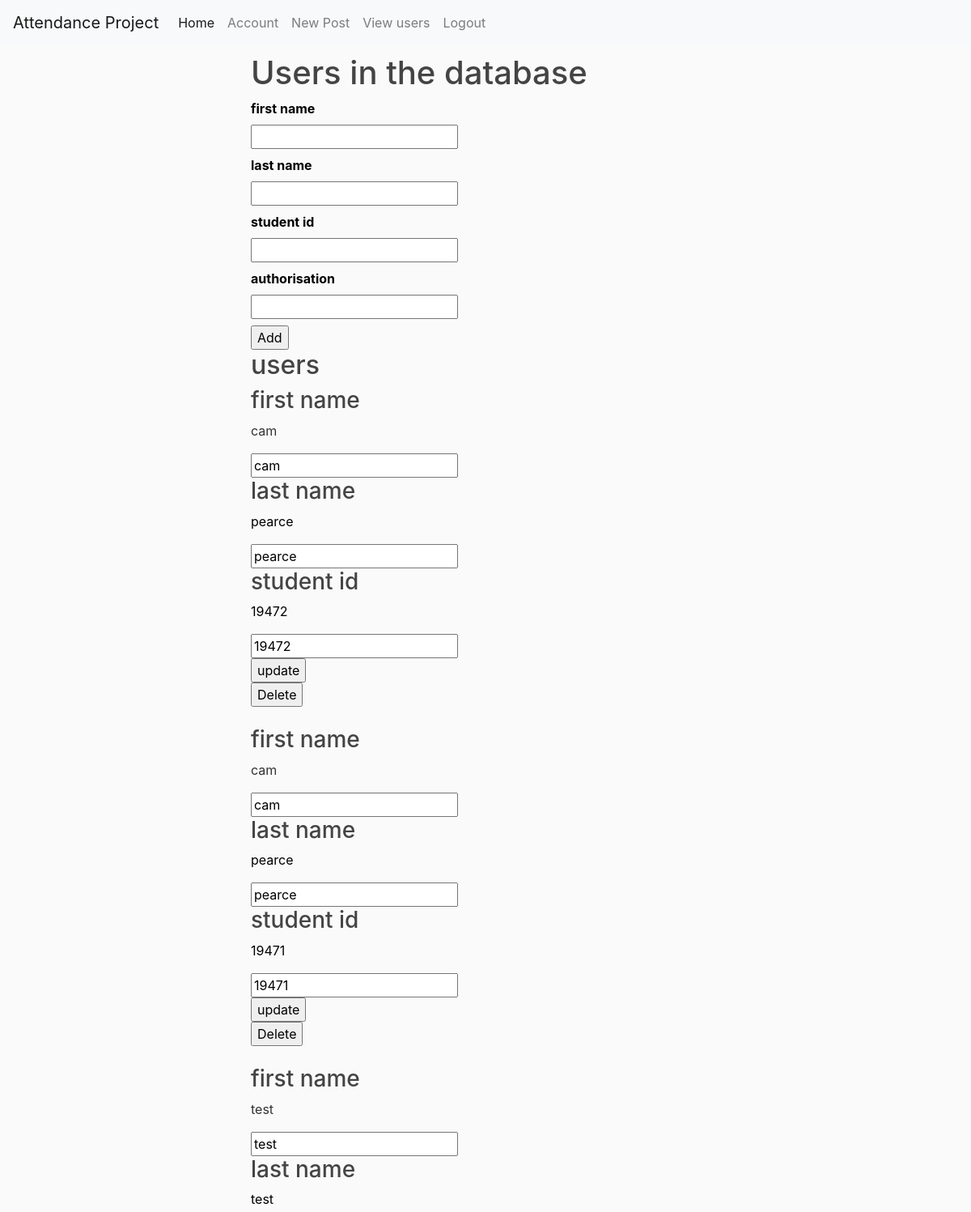
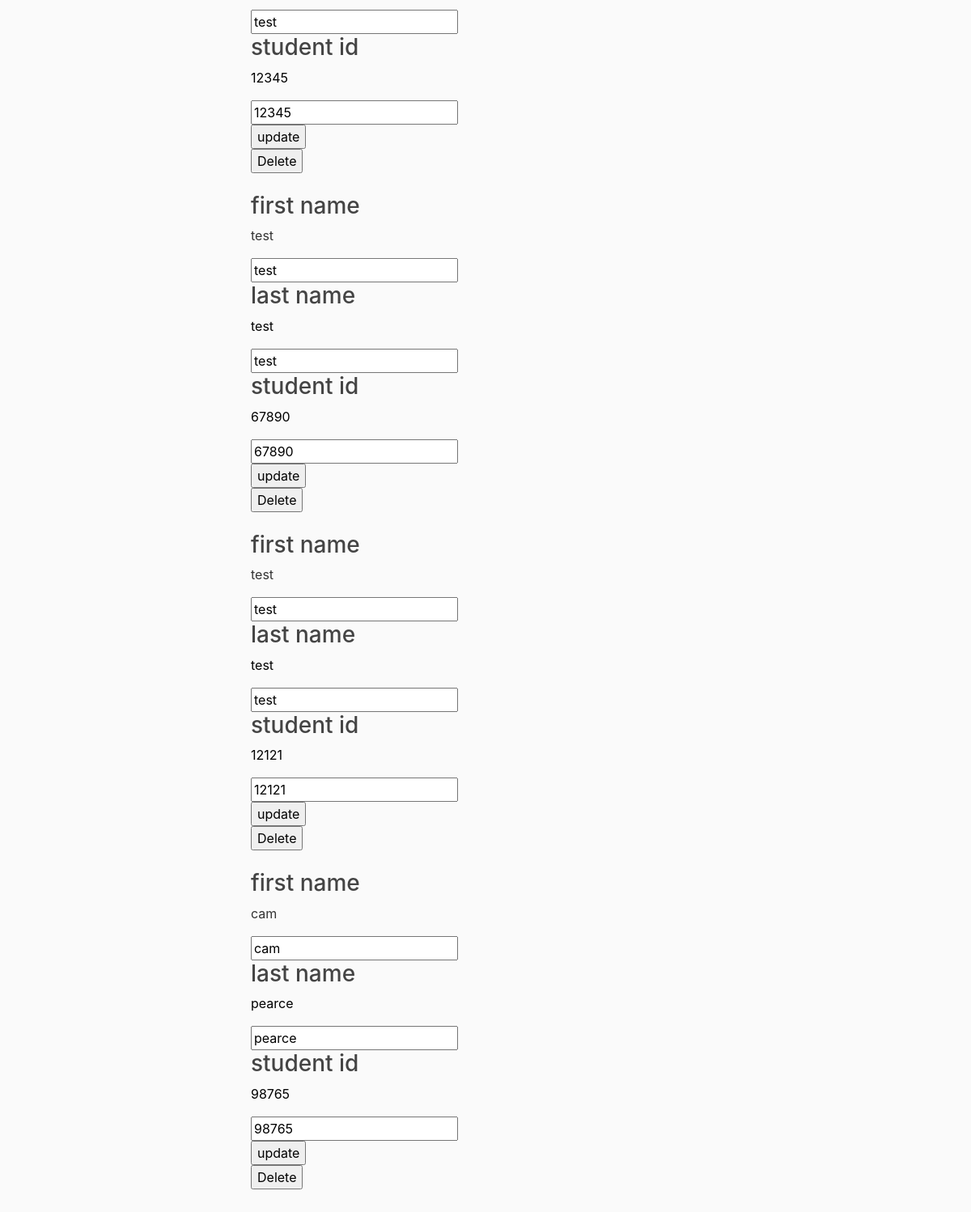
The app's page /view_user (signed in) with its own data (2 pictures, top to bottom).
### attendance/models.py (models this page shows, shortened)
class User(UserMixin ,db.Model):
    id = db.Column(db.Integer, primary_key=True)
    fname = db.Column(db.String(20), nullable=True)
    lname = db.Column(db.String(20), nullable=True)
    student_id = db.Column(db.String(20), unique=True, nullable=False)
    email = db.Column(db.String(120), unique=True, nullable=False)
    image_file = db.Column(db.String(20), nullable=False, default='default.jpg')
    password = db.Column(db.String(60), nullable=False)
    posts = db.relationship('Post', backref='author', lazy=True)

### attendance/routes.py (the view)
@app.route('/view_user', methods=["GET", "POST"])
@login_required
def view_user():
    form = new_user()
    if request.form:
        user = User(fname=form.fname.data, lname=form.lname.data, student_id=form.student_id.data, auth=form.auth.data) # make user euqal to input information
        db.session.add(user)
        db.session.commit()
    users = User.query.all()
    return render_template('view_user.html', users=users, form=form)

### attendance/forms.py
class new_user(FlaskForm):
    fname = StringField("first name",[validators.length(min=1, max=40), validators.input_required()])
    lname = StringField("last name ",[validators.length(min=1, max=40), validators.input_required()])
    student_id = StringField("student id",[validators.length(min=4, max=10), validators.input_required()])
    auth = StringField("authorisation",[validators.length(min=4, max=20), validators.input_required()])

### attendance/models.py (called while the page is built)
@login_manager.user_loader
def load_user(user_id):
    return User.query.get(int(user_id))

### attendance/templates/view_user.html (shortened to what this page needs)
{%extends "layout.html"%}
{%block content%}
<body>
</body>
    <div class="container">
        <h1>Users in the database</h1>
        {% from "formhelpers.html" import render_field %}
        <div class="addform">
            <form method="POST" action="">
                {{ render_field(form.fname) }}
                {{ render_field(form.lname) }}
                {{ render_field(form.student_id) }}
                {{ render_field(form.auth) }}
                <input type="submit" value="Add">
            </form>
        </div>
        <h2>users</h2>
        {%for user in users %}
        <h3>first name</h3>
        <p>{{user.fname}}</p>
        <form method="POST" action="./update">
            <input type="text" value="{{user.fname}}" name="newfname">
        <h3>last name</h3>
        <p>{{user.lname}} </p>
            <input type="text" value="{{user.lname}}" name="newlname">
        <h3>student id</h3>
        <p>{{user.student_id}} </p>
            <input type="text" value="{{user.student_id}}" name="newstudent_id">
            <br>
            <input type="submit" value="update">
        </form>
        <form method="POST" action="./delete">
            <input type="submit" value="Delete">
        </form>
        <br>
        {%endfor%}
    </div>
</body>
{%endblock%}

### attendance/static/css/style.css (style rules this page uses)
body { background: #fafafa; color: #333333; }
h1, h2, h3, h4, h5, h6 { color: #444444; }
form { color:black; }
.container { width: 50%; margin: auto; padding: 10px; }

### records on screen
User: fname "cam", newfname "cam", lname "pearce", newlname "pearce", student_id "19472", newstudent_id "19472"
User: fname "cam", newfname "cam", lname "pearce", newlname "pearce", student_id "19471", newstudent_id "19471"
User: fname "test", newfname "test", lname "test", newlname "test", student_id "12345", newstudent_id "12345"
User: fname "test", newfname "test", lname "test", newlname "test", student_id "67890", newstudent_id "67890"
User: fname "test", newfname "test", lname "test", newlname "test", student_id "12121", newstudent_id "12121"
User: fname "cam", newfname "cam", lname "pearce", newlname "pearce", student_id "98765", newstudent_id "98765"

### other values on screen
{{ field.label }} "first name last name student id authorisation"
